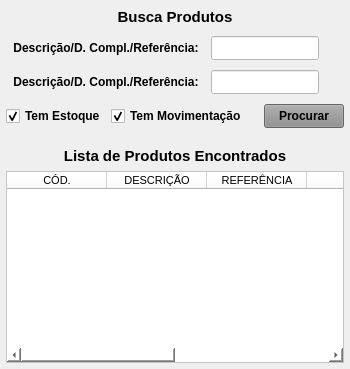
           <widget class="QWidget" name="widget_5" native="true">
            <layout class="QVBoxLayout" name="verticalLayout_6">
             <property name="spacing">
              <number>6</number>
             </property>
             <property name="leftMargin">
              <number>0</number>
             </property>
             <property name="topMargin">
              <number>0</number>
             </property>
             <property name="rightMargin">
              <number>0</number>
             </property>
             <property name="bottomMargin">
              <number>0</number>
             </property>
             <item>
              <widget class="QWidget" name="widget_Cor2" native="true">
               <property name="minimumSize">
                <size>
                 <width>0</width>
                 <height>135</height>
                </size>
               </property>
               <property name="maximumSize">
                <size>
                 <width>16777215</width>
                 <height>135</height>
                </size>
               </property>
               <property name="styleSheet">
                <string notr="true"/>
               </property>
               <layout class="QVBoxLayout" name="verticalLayout_9">
                <property name="spacing">
                 <number>1</number>
                </property>
                <property name="leftMargin">
                 <number>1</number>
                </property>
                <property name="topMargin">
                 <number>1</number>
                </property>
                <property name="rightMargin">
                 <number>1</number>
                </property>
                <property name="bottomMargin">
                 <number>1</number>
                </property>
                <item>
                 <widget class="QWidget" name="widget_35" native="true">
                  <property name="minimumSize">
                   <size>
                    <width>0</width>
                    <height>25</height>
                   </size>
                  </property>
                  <property name="maximumSize">
                   <size>
                    <width>16777215</width>
                    <height>25</height>
                   </size>
                  </property>
                  <property name="styleSheet">
                   <string notr="true"/>
                  </property>
                  <layout class="QHBoxLayout" name="horizontalLayout_23">
                   <property name="spacing">
                    <number>3</number>
                   </property>
                   <property name="leftMargin">
                    <number>3</number>
                   </property>
                   <property name="topMargin">
                    <number>3</number>
                   </property>
                   <property name="rightMargin">
                    <number>3</number>
                   </property>
                   <property name="bottomMargin">
                    <number>3</number>
                   </property>
                   <item>
                    <widget class="QLabel" name="label_57">
                     <property name="maximumSize">
                      <size>
                       <width>16777215</width>
                       <height>16777215</height>
                      </size>
                     </property>
                     <property name="font">
                      <font>
                       <pointsize>11</pointsize>
                       <weight>75</weight>
                       <bold>true</bold>
                      </font>
                     </property>
                     <property name="text">
                      <string>Busca Produtos</string>
                     </property>
                     <property name="alignment">
                      <set>Qt::AlignCenter</set>
                     </property>
                    </widget>
                   </item>
                  </layout>
                 </widget>
                </item>
                <item>
                 <widget class="QWidget" name="widget_33" native="true">
                  <property name="minimumSize">
                   <size>
                    <width>0</width>
                    <height>30</height>
                   </size>
                  </property>
                  <property name="maximumSize">
                   <size>
                    <width>16777215</width>
                    <height>30</height>
                   </size>
                  </property>
                  <property name="styleSheet">
                   <string notr="true"/>
                  </property>
                  <layout class="QHBoxLayout" name="horizontalLayout_29">
                   <property name="spacing">
                    <number>5</number>
                   </property>
                   <property name="leftMargin">
                    <number>5</number>
                   </property>
                   <property name="topMargin">
                    <number>3</number>
                   </property>
                   <property name="rightMargin">
                    <number>5</number>
                   </property>
                   <property name="bottomMargin">
                    <number>3</number>
                   </property>
                   <item>
                    <widget class="QLabel" name="label_60">
                     <property name="minimumSize">
                      <size>
                       <width>200</width>
                       <height>0</height>
                      </size>
                     </property>
                     <property name="maximumSize">
                      <size>
                       <width>200</width>
                       <height>16777215</height>
                      </size>
                     </property>
                     <property name="font">
                      <font>
                       <pointsize>9</pointsize>
                       <weight>75</weight>
                       <bold>true</bold>
                      </font>
                     </property>
                     <property name="text">
                      <string>Descrição/D. Compl./Referência:</string>
                     </property>
                     <property name="alignment">
                      <set>Qt::AlignCenter</set>
                     </property>
                    </widget>
                   </item>
                   <item>
                    <widget class="QLineEdit" name="line_Descricao1_Busca">
                     <property name="sizePolicy">
                      <sizepolicy hsizetype="Preferred" vsizetype="Preferred">
                       <horstretch>0</horstretch>
                       <verstretch>0</verstretch>
                      </sizepolicy>
                     </property>
                     <property name="minimumSize">
                      <size>
                       <width>0</width>
                       <height>0</height>
                      </size>
                     </property>
                     <property name="maximumSize">
                      <size>
                       <width>16777215</width>
                       <height>16777215</height>
                      </size>
                     </property>
                     <property name="font">
                      <font>
                       <pointsize>9</pointsize>
                      </font>
                     </property>
                     <property name="styleSheet">
                      <string notr="true">background-color: rgb(255, 255, 255);</string>
                     </property>
                     <property name="alignment">
                      <set>Qt::AlignLeading|Qt::AlignLeft|Qt::AlignVCenter</set>
                     </property>
                    </widget>
                   </item>
                   <item>
                    <widget class="QLabel" name="label_6">
                     <property name="text">
                      <string/>
                     </property>
                    </widget>
                   </item>
                  </layout>
                 </widget>
                </item>
                <item>
                 <widget class="QWidget" name="widget_38" native="true">
                  <property name="minimumSize">
                   <size>
                    <width>0</width>
                    <height>30</height>
                   </size>
                  </property>
                  <property name="maximumSize">
                   <size>
                    <width>16777215</width>
                    <height>30</height>
                   </size>
                  </property>
                  <property name="styleSheet">
                   <string notr="true"/>
                  </property>
                  <layout class="QHBoxLayout" name="horizontalLayout_31">
                   <property name="spacing">
                    <number>5</number>
                   </property>
                   <property name="leftMargin">
                    <number>5</number>
                   </property>
                   <property name="topMargin">
                    <number>3</number>
                   </property>
                   <property name="rightMargin">
                    <number>5</number>
                   </property>
                   <property name="bottomMargin">
                    <number>3</number>
                   </property>
                   <item>
                    <widget class="QLabel" name="label_62">
                     <property name="minimumSize">
                      <size>
                       <width>200</width>
                       <height>0</height>
                      </size>
                     </property>
                     <property name="maximumSize">
                      <size>
                       <width>200</width>
                       <height>16777215</height>
                      </size>
                     </property>
                     <property name="font">
                      <font>
                       <pointsize>9</pointsize>
                       <weight>75</weight>
                       <bold>true</bold>
                      </font>
                     </property>
                     <property name="text">
                      <string>Descrição/D. Compl./Referência:</string>
                     </property>
                     <property name="alignment">
                      <set>Qt::AlignCenter</set>
                     </property>
                    </widget>
                   </item>
                   <item>
                    <widget class="QLineEdit" name="line_Descricao2_Busca">
                     <property name="sizePolicy">
                      <sizepolicy hsizetype="Preferred" vsizetype="Preferred">
                       <horstretch>0</horstretch>
                       <verstretch>0</verstretch>
                      </sizepolicy>
                     </property>
                     <property name="minimumSize">
                      <size>
                       <width>0</width>
                       <height>0</height>
                      </size>
                     </property>
                     <property name="maximumSize">
                      <size>
                       <width>16777215</width>
                       <height>16777215</height>
                      </size>
                     </property>
                     <property name="font">
                      <font>
                       <pointsize>9</pointsize>
                      </font>
                     </property>
                     <property name="styleSheet">
                      <string notr="true">background-color: rgb(255, 255, 255);</string>
                     </property>
                     <property name="alignment">
                      <set>Qt::AlignLeading|Qt::AlignLeft|Qt::AlignVCenter</set>
                     </property>
                    </widget>
                   </item>
                   <item>
                    <widget class="QLabel" name="label_9">
                     <property name="text">
                      <string/>
                     </property>
                    </widget>
                   </item>
                  </layout>
                 </widget>
                </item>
                <item>
                 <widget class="QWidget" name="widget_34" native="true">
                  <property name="minimumSize">
                   <size>
                    <width>0</width>
                    <height>30</height>
                   </size>
                  </property>
                  <property name="maximumSize">
                   <size>
                    <width>16777215</width>
                    <height>30</height>
                   </size>
                  </property>
                  <property name="styleSheet">
                   <string notr="true"/>
                  </property>
                  <layout class="QHBoxLayout" name="horizontalLayout_30">
                   <property name="spacing">
                    <number>5</number>
                   </property>
                   <property name="leftMargin">
                    <number>5</number>
                   </property>
                   <property name="topMargin">
                    <number>3</number>
                   </property>
                   <property name="rightMargin">
                    <number>5</number>
                   </property>
                   <property name="bottomMargin">
                    <number>3</number>
                   </property>
                   <item>
                    <widget class="QCheckBox" name="check_Estoque_Busca">
                     <property name="font">
                      <font>
                       <pointsize>9</pointsize>
                       <weight>75</weight>
                       <bold>true</bold>
                      </font>
                     </property>
                     <property name="text">
                      <string>Tem Estoque</string>
                     </property>
                     <property name="checked">
                      <bool>true</bool>
                     </property>
                    </widget>
                   </item>
                   <item>
                    <widget class="QCheckBox" name="check_Mov_Busca">
                     <property name="font">
                      <font>
                       <pointsize>9</pointsize>
                       <weight>75</weight>
                       <bold>true</bold>
                      </font>
                     </property>
                     <property name="text">
                      <string>Tem Movimentação</string>
                     </property>
                     <property name="checked">
                      <bool>true</bool>
                     </property>
                    </widget>
                   </item>
                   <item>
                    <widget class="QLabel" name="label_4">
                     <property name="text">
                      <string/>
                     </property>
                    </widget>
                   </item>
                   <item>
                    <widget class="QPushButton" name="btn_Buscar">
                     <property name="sizePolicy">
                      <sizepolicy hsizetype="Fixed" vsizetype="Preferred">
                       <horstretch>0</horstretch>
                       <verstretch>0</verstretch>
                      </sizepolicy>
                     </property>
                     <property name="maximumSize">
                      <size>
                       <width>80</width>
                       <height>16777215</height>
                      </size>
                     </property>
                     <property name="font">
                      <font>
                       <pointsize>9</pointsize>
                       <weight>75</weight>
                       <bold>true</bold>
                      </font>
                     </property>
                     <property name="cursor">
                      <cursorShape>PointingHandCursor</cursorShape>
                     </property>
                     <property name="styleSheet">
                      <string notr="true">background-color: rgb(141, 141, 141);</string>
                     </property>
                     <property name="text">
                      <string>Procurar</string>
                     </property>
                    </widget>
                   </item>
                  </layout>
                 </widget>
                </item>
               </layout>
              </widget>
             </item>
             <item>
              <widget class="QWidget" name="widget_Cor3" native="true">
               <property name="styleSheet">
                <string notr="true"/>
               </property>
               <layout class="QVBoxLayout" name="verticalLayout_7">
                <property name="leftMargin">
                 <number>6</number>
                </property>
                <property name="topMargin">
                 <number>6</number>
                </property>
                <property name="rightMargin">
                 <number>6</number>
                </property>
                <property name="bottomMargin">
                 <number>6</number>
                </property>
                <item>
                 <widget class="QLabel" name="label_Titulo_2">
                  <property name="maximumSize">
                   <size>
                    <width>16777215</width>
                    <height>18</height>
                   </size>
                  </property>
                  <property name="font">
                   <font>
                    <pointsize>11</pointsize>
                    <weight>75</weight>
                    <bold>true</bold>
                   </font>
                  </property>
                  <property name="text">
                   <string>Lista de Produtos Encontrados</string>
                  </property>
                  <property name="alignment">
                   <set>Qt::AlignCenter</set>
                  </property>
                 </widget>
                </item>
                <item>
                 <widget class="QTableWidget" name="table_Busca">
                  <property name="sizePolicy">
                   <sizepolicy hsizetype="Preferred" vsizetype="Preferred">
                    <horstretch>0</horstretch>
                    <verstretch>0</verstretch>
                   </sizepolicy>
                  </property>
                  <property name="font">
                   <font>
                    <pointsize>8</pointsize>
                   </font>
                  </property>
                  <property name="styleSheet">
                   <string notr="true">background-color: rgb(255, 255, 255);</string>
                  </property>
                  <column>
                   <property name="text">
                    <string>CÓD.</string>
                   </property>
                  </column>
                  <column>
                   <property name="text">
                    <string>DESCRIÇÃO</string>
                   </property>
                  </column>
                  <column>
                   <property name="text">
                    <string>REFERÊNCIA</string>
                   </property>
                  </column>
                  <column>
                   <property name="text">
                    <string>UM</string>
                   </property>
                  </column>
                  <column>
                   <property name="text">
                    <string>SALDO</string>
                   </property>
                  </column>
                  <column>
                   <property name="text">
                    <string>LOCAL</string>
                   </property>
                  </column>
                 </widget>
                </item>
               </layout>
              </widget>
             </item>
            </layout>
           </widget>
